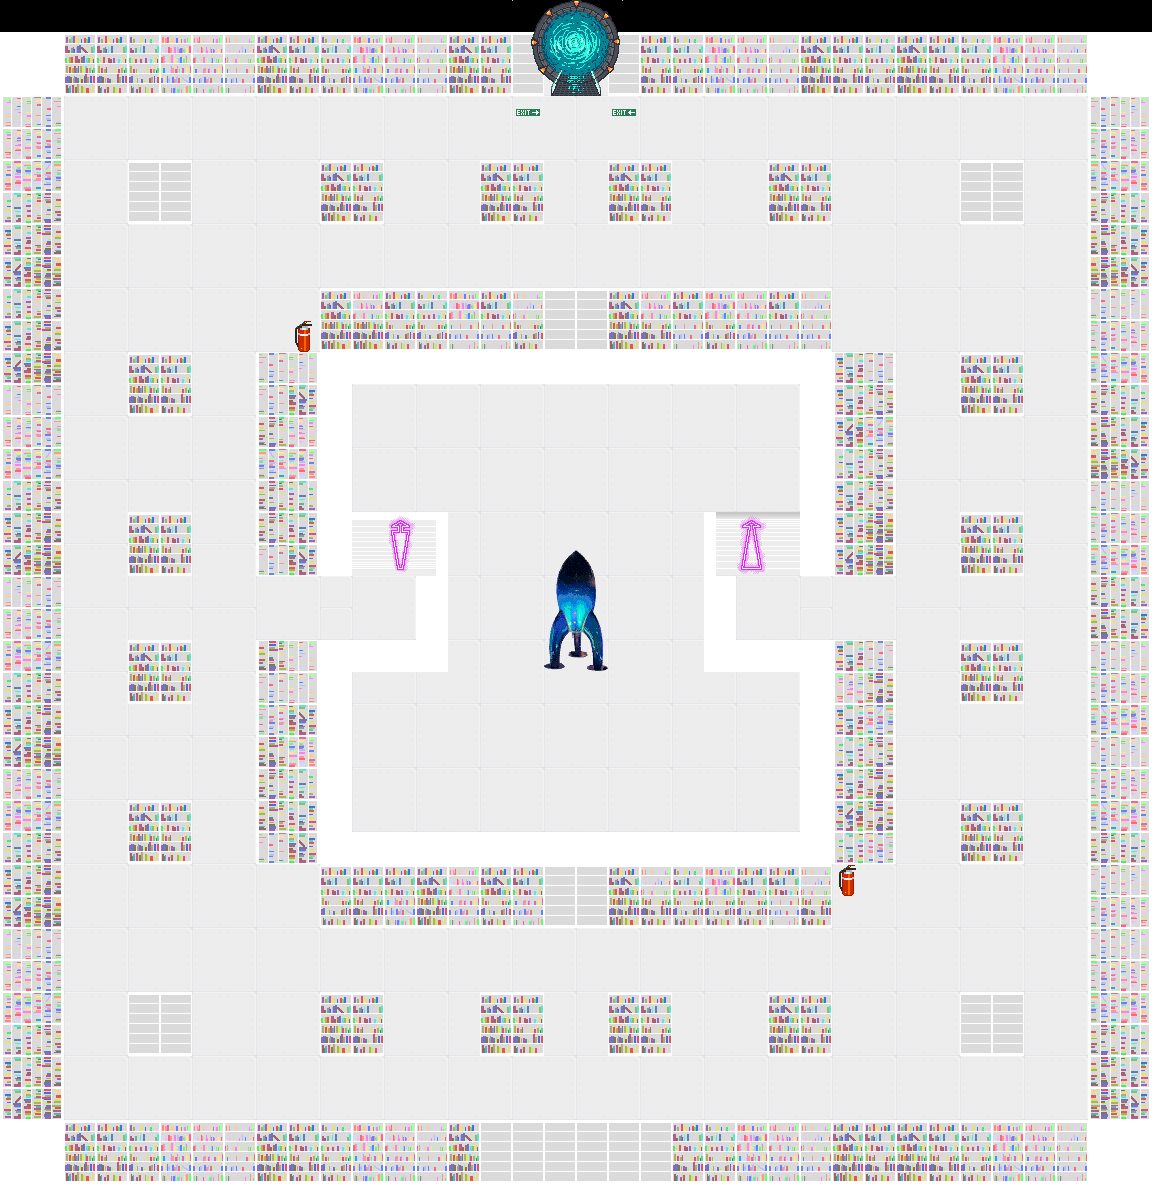

Below is a game level as drawn by its tile map, then a one-line description and the .tmx that defines it (tile-layer data replaced by summaries):
An orthogonal 36x37 tile map with 32x32 px tiles, 9 tile layers (start, toMain, toNext, fromTop, ...), 5 tilesets.

<map version="1.5" tiledversion="1.7.2" orientation="orthogonal" renderorder="right-down" width="36" height="37" tilewidth="32" tileheight="32" infinite="0" nextlayerid="12" nextobjectid="1">
 <editorsettings>
  <export target="bib-og.json" format="json" />
 </editorsettings>
 <tileset firstgid="1" name="bib-structures" tilewidth="32" tileheight="32" tilecount="256" columns="16">
  <properties>
   <property name="tilesetCopyright" value="CC BY-SA Skyr" />
  </properties>
  <image source="tiles/bib-structures.png" width="512" height="512" />
  <tile id="7">
   <properties>
    <property name="collides" type="bool" value="true" />
   </properties>
  </tile>
  <tile id="48">
   <properties>
    <property name="collides" type="bool" value="true" />
   </properties>
  </tile>
  <tile id="49">
   <properties>
    <property name="collides" type="bool" value="true" />
   </properties>
  </tile>
  <tile id="50">
   <properties>
    <property name="collides" type="bool" value="true" />
   </properties>
  </tile>
  <tile id="51">
   <properties>
    <property name="collides" type="bool" value="true" />
   </properties>
  </tile>
  <tile id="52">
   <properties>
    <property name="collides" type="bool" value="true" />
   </properties>
  </tile>
  <tile id="53">
   <properties>
    <property name="collides" type="bool" value="true" />
   </properties>
  </tile>
  <tile id="54">
   <properties>
    <property name="collides" type="bool" value="true" />
   </properties>
  </tile>
  <tile id="64">
   <properties>
    <property name="collides" type="bool" value="true" />
   </properties>
  </tile>
  <tile id="65">
   <properties>
    <property name="collides" type="bool" value="true" />
   </properties>
  </tile>
  <tile id="66">
   <properties>
    <property name="collides" type="bool" value="true" />
   </properties>
  </tile>
  <tile id="67">
   <properties>
    <property name="collides" type="bool" value="true" />
   </properties>
  </tile>
  <tile id="68">
   <properties>
    <property name="collides" type="bool" value="true" />
   </properties>
  </tile>
  <tile id="69">
   <properties>
    <property name="collides" type="bool" value="true" />
   </properties>
  </tile>
  <tile id="70">
   <properties>
    <property name="collides" type="bool" value="true" />
   </properties>
  </tile>
  <tile id="80">
   <properties>
    <property name="collides" type="bool" value="true" />
   </properties>
  </tile>
  <tile id="81">
   <properties>
    <property name="collides" type="bool" value="true" />
   </properties>
  </tile>
  <tile id="82">
   <properties>
    <property name="collides" type="bool" value="true" />
   </properties>
  </tile>
  <tile id="83">
   <properties>
    <property name="collides" type="bool" value="true" />
   </properties>
  </tile>
  <tile id="88">
   <animation>
    <frame tileid="87" duration="500" />
    <frame tileid="88" duration="500" />
   </animation>
  </tile>
  <tile id="96">
   <properties>
    <property name="collides" type="bool" value="true" />
   </properties>
  </tile>
  <tile id="97">
   <properties>
    <property name="collides" type="bool" value="true" />
   </properties>
  </tile>
  <tile id="98">
   <properties>
    <property name="collides" type="bool" value="true" />
   </properties>
  </tile>
  <tile id="99">
   <properties>
    <property name="collides" type="bool" value="true" />
   </properties>
  </tile>
  <tile id="104">
   <animation>
    <frame tileid="103" duration="500" />
    <frame tileid="104" duration="500" />
   </animation>
  </tile>
  <tile id="112">
   <properties>
    <property name="collides" type="bool" value="true" />
   </properties>
  </tile>
  <tile id="113">
   <properties>
    <property name="collides" type="bool" value="true" />
   </properties>
  </tile>
  <tile id="114">
   <properties>
    <property name="collides" type="bool" value="true" />
   </properties>
  </tile>
  <tile id="115">
   <properties>
    <property name="collides" type="bool" value="true" />
   </properties>
  </tile>
  <tile id="120">
   <animation>
    <frame tileid="119" duration="500" />
    <frame tileid="120" duration="500" />
   </animation>
  </tile>
  <tile id="128">
   <properties>
    <property name="collides" type="bool" value="true" />
   </properties>
  </tile>
  <tile id="129">
   <properties>
    <property name="collides" type="bool" value="true" />
   </properties>
  </tile>
  <tile id="130">
   <properties>
    <property name="collides" type="bool" value="true" />
   </properties>
  </tile>
  <tile id="131">
   <properties>
    <property name="collides" type="bool" value="true" />
   </properties>
  </tile>
  <tile id="136">
   <animation>
    <frame tileid="135" duration="500" />
    <frame tileid="136" duration="500" />
   </animation>
  </tile>
  <tile id="144">
   <properties>
    <property name="collides" type="bool" value="true" />
   </properties>
  </tile>
  <tile id="145">
   <properties>
    <property name="collides" type="bool" value="true" />
   </properties>
  </tile>
  <tile id="146">
   <properties>
    <property name="collides" type="bool" value="true" />
   </properties>
  </tile>
  <tile id="147">
   <properties>
    <property name="collides" type="bool" value="true" />
   </properties>
  </tile>
  <tile id="160">
   <properties>
    <property name="collides" type="bool" value="true" />
   </properties>
  </tile>
  <tile id="161">
   <properties>
    <property name="collides" type="bool" value="true" />
   </properties>
  </tile>
  <tile id="162">
   <properties>
    <property name="collides" type="bool" value="true" />
   </properties>
  </tile>
  <tile id="163">
   <properties>
    <property name="collides" type="bool" value="true" />
   </properties>
  </tile>
  <tile id="176">
   <properties>
    <property name="collides" type="bool" value="true" />
   </properties>
  </tile>
  <tile id="177">
   <properties>
    <property name="collides" type="bool" value="true" />
   </properties>
  </tile>
  <tile id="178">
   <properties>
    <property name="collides" type="bool" value="true" />
   </properties>
  </tile>
  <tile id="179">
   <properties>
    <property name="collides" type="bool" value="true" />
   </properties>
  </tile>
 </tileset>
 <tileset firstgid="257" name="cert-misc_set" tilewidth="32" tileheight="32" tilecount="52" columns="2">
  <properties>
   <property name="tilesetCopyright" value="by CERT" />
  </properties>
  <image source="tiles/cert-misc_set.png" width="64" height="832" />
 </tileset>
 <tileset firstgid="309" name="cert-safety_set" tilewidth="32" tileheight="32" tilecount="32" columns="16">
  <properties>
   <property name="tilesetCopyright" value="by CERT" />
  </properties>
  <image source="tiles/cert-safety_set.png" width="512" height="64" />
 </tileset>
 <tileset firstgid="341" name="mapUtilities" tilewidth="32" tileheight="32" tilecount="9" columns="9">
  <properties>
   <property name="tilesetCopyright" value="by rc3 starter kit" />
  </properties>
  <image source="tiles/mapUtilities.png" width="288" height="32" />
 </tileset>
 <tileset firstgid="350" name="books" tilewidth="32" tileheight="32" tilecount="4" columns="2">
  <properties>
   <property name="tilesetCopyright" value="CC BY-SA Skyr" />
  </properties>
  <image source="tiles/books.png" width="64" height="64" />
 </tileset>
 <layer id="4" name="start" width="36" height="37">
  <data>[1332 cells, 12 non-empty, 1 distinct tile ids]</data>
 </layer>
 <layer id="7" name="toMain" width="36" height="37">
  <properties>
   <property name="exitUrl" value="main.json#fromBib" />
  </properties>
  <data>[1332 cells, 8 non-empty, 1 distinct tile ids]</data>
 </layer>
 <layer id="8" name="toNext" width="36" height="37">
  <properties>
   <property name="exitUrl" value="bib-og.json#fromBottom" />
  </properties>
  <data>[1332 cells, 6 non-empty, 1 distinct tile ids]</data>
 </layer>
 <layer id="10" name="fromTop" width="36" height="37">
  <properties>
   <property name="startLayer" type="bool" value="true" />
  </properties>
  <data>[1332 cells, 2 non-empty, 1 distinct tile ids]</data>
 </layer>
 <layer id="11" name="fromBottom" width="36" height="37">
  <properties>
   <property name="startLayer" type="bool" value="true" />
  </properties>
  <data>[1332 cells, 2 non-empty, 1 distinct tile ids]</data>
 </layer>
 <layer id="9" name="toPrev" width="36" height="37">
  <properties>
   <property name="exitUrl" value="bib-eg.json#fromTop" />
  </properties>
  <data>[1332 cells, 6 non-empty, 1 distinct tile ids]</data>
 </layer>
 <layer id="6" name="silent" width="36" height="37">
  <properties>
   <property name="silent" type="bool" value="true" />
  </properties>
  <data>[1332 cells, 188 non-empty, 1 distinct tile ids]</data>
 </layer>
 <layer id="1" name="Floor" width="36" height="37">
  <data>[1332 cells, 1296 non-empty, 48 distinct tile ids]</data>
 </layer>
 <layer id="3" name="Decorations" width="36" height="37">
  <data>[1332 cells, 32 non-empty, 29 distinct tile ids]</data>
 </layer>
 <objectgroup id="2" name="floorLayer" />
</map>
